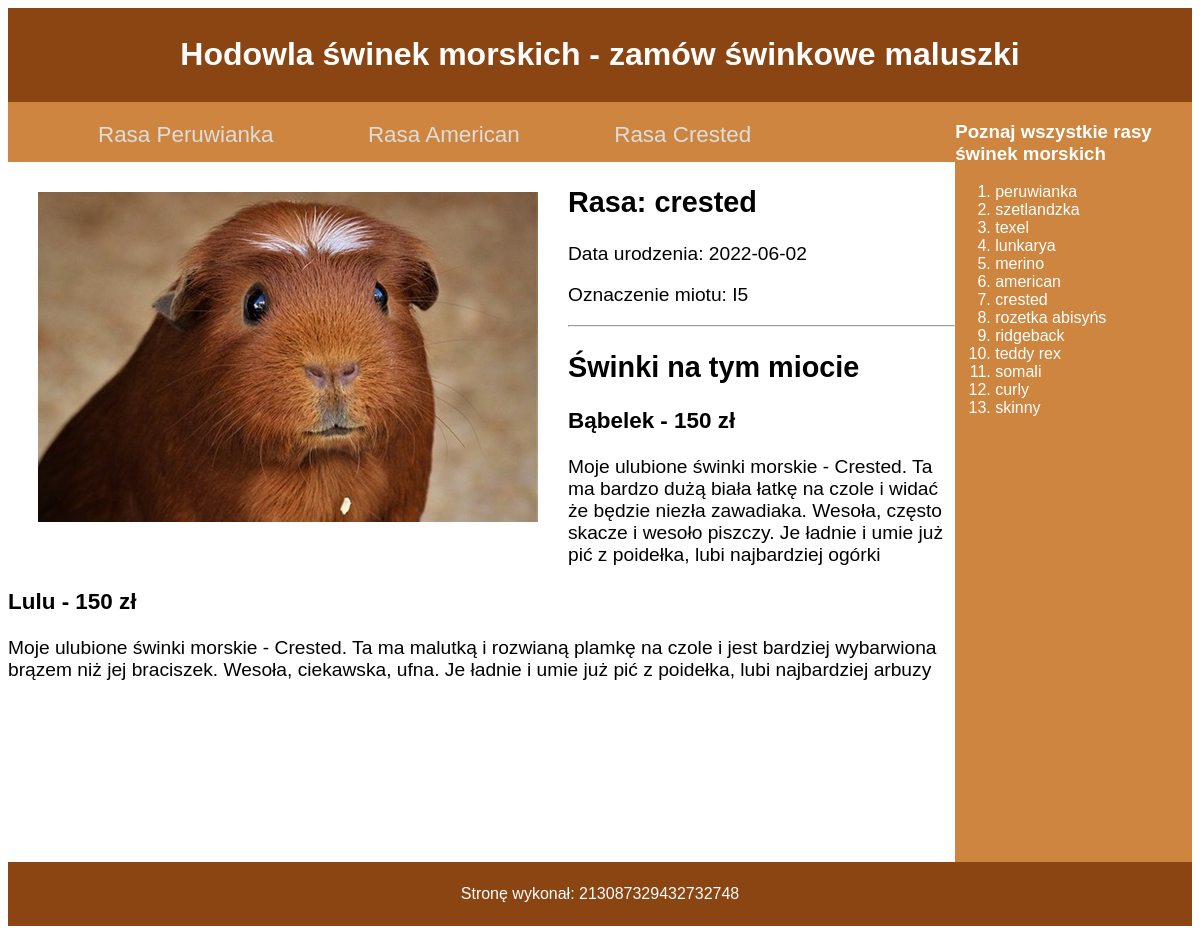
The page /26_09_2025/crested.php on the database its author committed.
### tables this page shows
CREATE TABLE `rasy` (
  `id` int(10) UNSIGNED NOT NULL,
  `rasa` varchar(15) DEFAULT NULL
);

CREATE TABLE `swinki` (
  `id` int(10) UNSIGNED NOT NULL,
  `rasy_id` int(10) UNSIGNED NOT NULL,
  `data_ur` date DEFAULT NULL,
  `miot` varchar(10) DEFAULT NULL,
  `opis` text DEFAULT NULL,
  `imie` varchar(10) DEFAULT NULL,
  `cena` int(10) UNSIGNED DEFAULT NULL
);

### 26_09_2025/crested.php (the view, shortened to what this page needs)
<!DOCTYPE html>
<html lang="pl-PL">
<head>
    <link rel="stylesheet" href="styl.css">
</head>
<body>
    <header>
        <h1>Hodowla świnek morskich - zamów świnkowe maluszki</h1>
    </header>
    <nav>
        <a href="peruwianka.php">Rasa Peruwianka</a>
        <a href="american.php">Rasa American</a>
        <a href="crested.php">Rasa Crested</a>
    </nav>
    <aside>
        <h3>Poznaj wszystkie rasy świnek morskich</h3>
        <ol>
            <?php
                $pol = mysqli_connect('localhost','root','','hodowla');
                $zap1 = mysqli_query($pol,'SELECT rasa FROM rasy');
                while($wynik=mysqli_fetch_row($zap1)) {
                echo "<li>"."$wynik[0]"."</li>";
            }
            ?>
        </ol>
    </aside>
    <main>
        <img src="crested.jpg" alt="Świnka morska rasy crested">
        <?php
            $pol = mysqli_connect('localhost','root','','hodowla');
            $zap2 = mysqli_query($pol,'SELECT DISTINCT(swinki.data_ur),rasy.rasa,swinki.miot FROM rasy JOIN swinki ON swinki.id = rasy.id WHERE swinki.id = 7;');
            $dane=mysqli_fetch_row($zap2);
            echo "<h2>Rasa: "."$dane[1]"."</h2>";
            echo "<p>Data urodzenia: "."$dane[0]"."</p>";
            echo "<p>Oznaczenie miotu: "."$dane[2]"."</p>";
        ?>
        <hr>
        <h2>Świnki na tym miocie</h2>
        <?php
            $pol = mysqli_connect('localhost','root','','hodowla');
            $zap3 = mysqli_query($pol,'SELECT imie,cena,opis FROM swinki WHERE rasy_id=7;');
            while($dane=mysqli_fetch_row($zap3)) {
            echo "<h3>$dane[0] - $dane[1] zł</h3>";
            echo "<p>$dane[2]</p>";
            }
        ?>
    </main>
    <footer>
        <p>Stronę wykonał: 213087329432732748</p>
    </footer>
</body>
</html>

### 26_09_2025/styl.css (style rules this page uses)
* { font-family: Helvetica; }
header, footer { background-color: saddlebrown; color:white; text-align: center; padding: 7px; clear:both; }
nav { background-color: peru; width: 80%; height:40px; padding-top:20px; float:left; }
main { width:80%; height:700px; font-size:120%; overflow: auto; float:left }
aside { background-color: peru; color:white; width:20%; height:760px; float:right; }
a { color: #DDD; padding-left:90px; font-size:140%; text-decoration: none; }
img { float:left; margin:30px; }

### rows shown on the page
rasy: rasa "peruwianka"
rasy: rasa "szetlandzka"
rasy: rasa "texel"
rasy: rasa "lunkarya"
rasy: rasa "merino"
rasy: rasa "american"
rasy: rasa "crested"
rasy: rasa "rozetka abisyńs"
rasy: rasa "ridgeback"
rasy: rasa "teddy rex"
rasy: rasa "somali"
rasy: rasa "curly"
rasy: rasa "skinny"
swinki: rasy.rasa "crested", data_ur "2022-06-02", miot "I5"
swinki: imie "Bąbelek", cena "150", opis "Moje ulubione świnki morskie - Crested. Ta ma bardzo dużą biała łatkę na czole i widać że będzie niezła zawadiaka. Wesoła, często skacze i wesoło piszczy. Je ładnie i umie już pić z poidełka, lubi najbardziej ogórki"
swinki: imie "Lulu", cena "150", opis "Moje ulubione świnki morskie - Crested. Ta ma malutką i rozwianą plamkę na czole i jest bardziej wybarwiona brązem niż jej braciszek. Wesoła, ciekawska, ufna. Je ładnie i umie już pić z poidełka, lubi najbardziej arbuzy"
